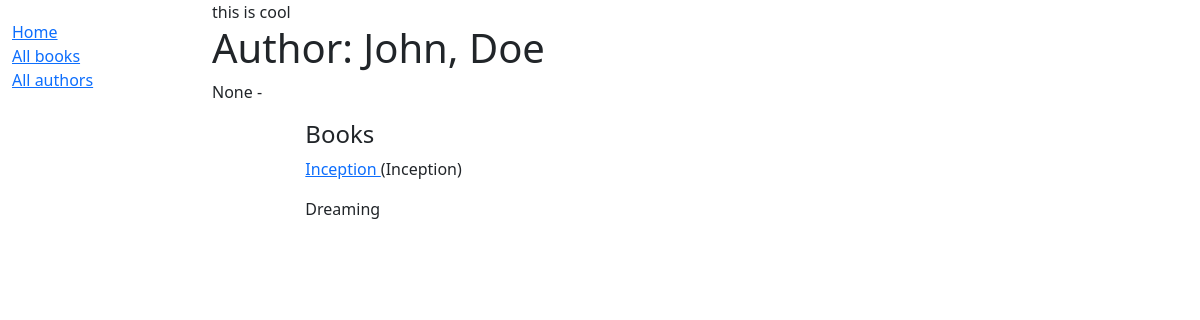
The page /catalog/author/5 on the database as committed earlier.
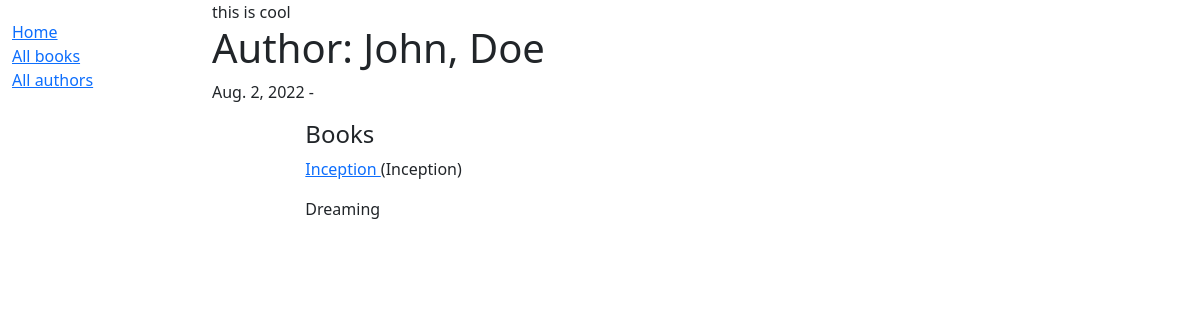
The same page on the database as committed later.
### catalog/models.py (models this page shows, shortened)
class Author(models.Model):
    first_name = models.CharField(max_length=100)
    last_name = models.CharField(max_length=100)
    date_of_birth = models.DateField(null=True, blank=True)
    date_of_death = models.DateField('Died', null=True, blank=True)
    class Meta:
        ordering = ['last_name', 'first_name']

### catalog/views.py (the view)
# urls.py: path('author/<int:pk>', views.AuthorDetailView.as_view(), name='author-detail'),
class AuthorDetailView(generic.DetailView):
    model = Author
    def get_context_data(self, **kwargs):
        context =  super().get_context_data(**kwargs)
        self.author = get_object_or_404(Author, pk = self.kwargs['pk'])
        context['books'] = Book.objects.filter(author=self.author)
        context['some_data'] = 'this is cool'
        return context

### catalog/models.py (called while the page is built)
    def __str__(self):
        return self.title

    def get_absolute_url(self):
        return reverse('book-detail', args=[str(self.id)])

### catalog/templates/catalog/author_detail.html (shortened to what this page needs)
{% extends "base_generic.html" %}
{% block content %}
{{ some_data }}
  <h1>Author: {{ author.first_name }}, {{ author.last_name }}</h1>
  <p>
                {{ author.date_of_birth }} -
  </p>
  <div class="row col-10 offset-1">
    <h4>Books</h4>
    {% for copy in author.book_set.all %}
    <p>
      <a href="{{ copy.get_absolute_url }}" >{{ copy.title }} </a>({{ copy }})
    </p>
    <p>
      {{ copy.summary }}
    </p>
    {% endfor %}
  </div>
{% endblock %}

Rows that differ between the two databases and show on the page:
changed Author "John": date_of_birth "None" → "Aug. 2, 2022"
